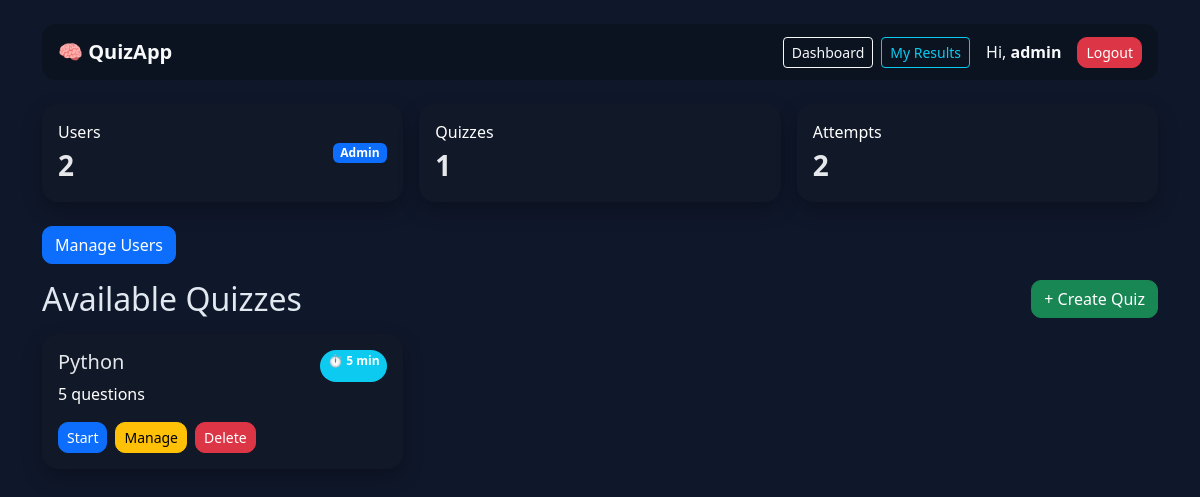
Screenshot of / (signed in) with the database file from the repository.
### app.py (models this page shows)
class User(UserMixin, db.Model):
    id = db.Column(db.Integer, primary_key=True)
    username = db.Column(db.String(80), unique=True, nullable=False)
    password = db.Column(db.String(200), nullable=False)
    role = db.Column(db.String(10), default="user")  # "user" or "admin"
    results = db.relationship(
    'Result',
    backref='user',
    cascade="all, delete-orphan",
    passive_deletes=True,
    lazy=True
)

class Quiz(db.Model):
    id = db.Column(db.Integer, primary_key=True)
    title = db.Column(db.String(100), nullable=False)
    duration_minutes = db.Column(db.Integer, default=5)
    questions = db.relationship(
        'Question',
        backref='quiz',
        cascade="all, delete-orphan",
        passive_deletes=True,
        lazy=True
    )
    results = db.relationship(
        'Result',
        backref='quiz',
        cascade="all, delete-orphan",
        passive_deletes=True,
        lazy=True
    )

### app.py (the view)
@app.route('/')
def index():
    quizzes = Quiz.query.all()
    stats = None
    if current_user.is_authenticated and current_user.role == 'admin':
        stats = {
            "users": User.query.count(),
            "quizzes": Quiz.query.count(),
            "attempts": Result.query.count()
        }
    return render_template('index.html', quizzes=quizzes, stats=stats)

### app.py (called while the page is built)
@event.listens_for(Engine, "connect")
def set_sqlite_pragma(dbapi_connection, connection_record):
    if isinstance(dbapi_connection, sqlite3.Connection):
        cursor = dbapi_connection.cursor()
        cursor.execute("PRAGMA foreign_keys=ON")
        cursor.close()

@login_manager.user_loader
def load_user(user_id):
    return User.query.get(int(user_id))

### templates/index.html
{% extends "base.html" %}
{% block content %}
  {% if stats %}
  <div class="row g-3 mb-4">
    <div class="col-md-4">
      <div class="card p-3">
        <div class="d-flex justify-content-between align-items-center">
          <div>
            <div class="text-white">Users</div>
            <div class="fs-3 fw-bold">{{ stats.users }}</div>
          </div>
          <div class="badge bg-primary">Admin</div>
        </div>
      </div>
    </div>
    <div class="col-md-4">
      <div class="card p-3">
        <div class="text-white">Quizzes</div>
        <div class="fs-3 fw-bold">{{ stats.quizzes }}</div>
      </div>
    </div>
    <div class="col-md-4">
      <div class="card p-3">
        <div class="text-white">Attempts</div>
        <div class="fs-3 fw-bold">{{ stats.attempts }}</div>
      </div>
    </div>
  </div>
  {% endif %}
  {% if current_user.is_authenticated and current_user.role == 'admin' %}
  <div class="mb-3 text-start">
    <a href="{{ url_for('admin_users') }}" class="btn btn-primary">Manage Users</a>
  </div>
{% endif %}
  <div class="d-flex justify-content-between align-items-center mb-3">
    <h2 class="mb-0">Available Quizzes</h2>
    {% if current_user.is_authenticated and current_user.role == 'admin' %}
      <a href="{{ url_for('add_quiz') }}" class="btn btn-success">+ Create Quiz</a>
    {% endif %}
  </div>
  <div class="row g-3">
    {% for q in quizzes %}
    <div class="col-md-4">
      <div class="card h-100 p-3">
        <div class="d-flex justify-content-between">
          <h5 class="card-title">{{ q.title }}</h5>
          <span class="badge rounded-pill bg-info">⏱ {{ q.duration_minutes }} min</span>
        </div>
        <p class="text-white mb-3">{{ q.questions|length }} questions</p>
        <div class="d-flex gap-2 mt-auto">
          <a class="btn btn-primary btn-sm" href="{{ url_for('quiz', quiz_id=q.id) }}">Start</a>
          {% if current_user.is_authenticated and current_user.role == 'admin' %}
            <a class="btn btn-warning btn-sm" href="{{ url_for('manage_quiz', quiz_id=q.id) }}">Manage</a>
            <form method="post" action="{{ url_for('delete_quiz', quiz_id=q.id) }}">
              <button class="btn btn-danger btn-sm" onclick="return confirm('Delete quiz?')">Delete</button>
            </form>
          {% endif %}
        </div>
      </div>
    </div>
    {% else %}
      <div class="col-12"><div class="card p-4 text-center">No quizzes yet.</div></div>
    {% endfor %}
  </div>
{% endblock %}

### templates/base.html (shortened to what this page needs)
<!doctype html>
<html lang="en">
  <head>
    <link href="https://cdn.jsdelivr.net/npm/bootstrap@5.3.3/dist/css/bootstrap.min.css" rel="stylesheet">
  </head>
  <body>
    <div class="container py-4">
      <nav class="navbar navbar-expand-lg px-3 mb-4">
        <a class="navbar-brand fw-bold text-light" href="{{ url_for('index') }}">🧠 QuizApp</a>
        <div class="collapse navbar-collapse" id="nav">
          <ul class="navbar-nav ms-auto align-items-center gap-2">
            {% if current_user.is_authenticated %}
              <li class="nav-item">
                <a class="btn btn-outline-light btn-sm" href="{{ url_for('index') }}">Dashboard</a>
              </li>
              <li class="nav-item">
                <a class="btn btn-outline-info btn-sm" href="{{ url_for('my_results') }}">My Results</a>
              </li>
              <li class="nav-item text-light ms-2 me-2">Hi, <strong>{{ current_user.username }}</strong></li>
              <li class="nav-item">
                <a class="btn btn-danger btn-sm" href="{{ url_for('logout') }}">Logout</a>
              </li>
            {% else %}
              <li class="nav-item"><a class="btn btn-primary btn-sm" href="{{ url_for('login') }}">Login</a></li>
              <li class="nav-item"><a class="btn btn-secondary btn-sm" href="{{ url_for('register') }}">Register</a></li>
            {% endif %}
          </ul>
        </div>
      </nav>
      {% block content %}{% endblock %}
    </div>
  </body>
</html>

### templates/base.html (style rules this page uses)
body { background: #0f172a; color: #e2e8f0; }
.navbar { background: #0b1220 !important; border-radius: 14px; }
.card { border: none; border-radius: 16px; background: #111827; color:#e5e7eb; box-shadow: 0 8px 20px rgba(0,0,0,.25); }
.card .badge { font-size: .75rem; }
.btn-primary, .btn-success, .btn-danger, .btn-warning { border-radius: 10px; }
a { text-decoration: none; }

### rows the page displays
User: username "admin"
Quiz: title "Python", duration_minutes "5", questions|length "5"

### other values shown
{{ stats.users }} "2"
{{ stats.quizzes }} "1"
{{ stats.attempts }} "2"
